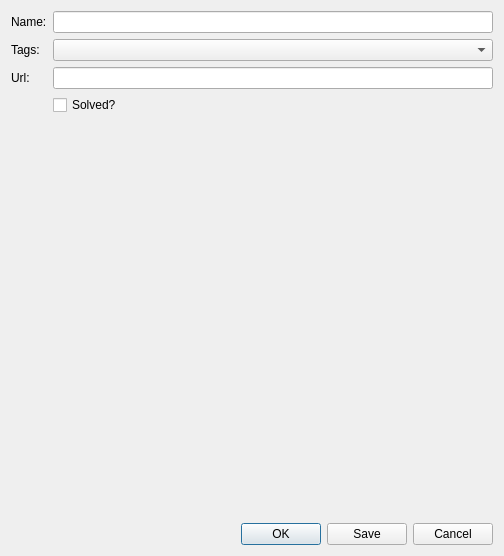
<?xml version="1.0" encoding="UTF-8"?>
<ui version="4.0">
 <class>ArxivConfirmD</class>
 <widget class="QDialog" name="ArxivConfirmD">
  <property name="geometry">
   <rect>
    <x>0</x>
    <y>0</y>
    <width>504</width>
    <height>556</height>
   </rect>
  </property>
  <property name="windowTitle">
   <string>Arxiv Confirm</string>
  </property>
  <layout class="QVBoxLayout" name="verticalLayout">
   <item>
    <layout class="QFormLayout" name="formLayout">
     <property name="fieldGrowthPolicy">
      <enum>QFormLayout::AllNonFixedFieldsGrow</enum>
     </property>
     <item row="0" column="0">
      <widget class="QLabel" name="nameLabel">
       <property name="text">
        <string>Name:</string>
       </property>
      </widget>
     </item>
     <item row="0" column="1">
      <widget class="QLineEdit" name="nameLineEdit"/>
     </item>
     <item row="1" column="0">
      <widget class="QLabel" name="tagsLabel">
       <property name="text">
        <string>Tags:</string>
       </property>
      </widget>
     </item>
     <item row="1" column="1">
      <widget class="MultiComboBox" name="tagsComboBox">
       <property name="sizePolicy">
        <sizepolicy hsizetype="Preferred" vsizetype="Preferred">
         <horstretch>0</horstretch>
         <verstretch>0</verstretch>
        </sizepolicy>
       </property>
      </widget>
     </item>
     <item row="2" column="0">
      <widget class="QLabel" name="urlLabel">
       <property name="text">
        <string>Url:</string>
       </property>
      </widget>
     </item>
     <item row="2" column="1">
      <widget class="QLineEdit" name="urlLineEdit"/>
     </item>
     <item row="3" column="0">
      <widget class="QLabel" name="statusLabel">
       <property name="text">
        <string/>
       </property>
      </widget>
     </item>
     <item row="3" column="1">
      <widget class="QCheckBox" name="checkBox">
       <property name="text">
        <string>Solved?</string>
       </property>
      </widget>
     </item>
    </layout>
   </item>
   <item>
    <widget class="WebViewerX" name="doc" native="true"/>
   </item>
   <item>
    <widget class="QDialogButtonBox" name="buttonBox">
     <property name="orientation">
      <enum>Qt::Horizontal</enum>
     </property>
     <property name="standardButtons">
      <set>QDialogButtonBox::Cancel|QDialogButtonBox::Ok|QDialogButtonBox::Save</set>
     </property>
    </widget>
   </item>
  </layout>
 </widget>
 <customwidgets>
  <customwidget>
   <class>MultiComboBox</class>
   <extends>QComboBox</extends>
   <header location="global">cchelper</header>
  </customwidget>
  <customwidget>
   <class>WebViewerX</class>
   <extends>QWidget</extends>
   <header location="global">cchelper.webviewer</header>
   <container>1</container>
  </customwidget>
 </customwidgets>
 <resources/>
 <connections>
  <connection>
   <sender>buttonBox</sender>
   <signal>accepted()</signal>
   <receiver>ArxivConfirmD</receiver>
   <slot>accept()</slot>
   <hints>
    <hint type="sourcelabel">
     <x>248</x>
     <y>254</y>
    </hint>
    <hint type="destinationlabel">
     <x>157</x>
     <y>274</y>
    </hint>
   </hints>
  </connection>
  <connection>
   <sender>buttonBox</sender>
   <signal>rejected()</signal>
   <receiver>ArxivConfirmD</receiver>
   <slot>reject()</slot>
   <hints>
    <hint type="sourcelabel">
     <x>316</x>
     <y>260</y>
    </hint>
    <hint type="destinationlabel">
     <x>286</x>
     <y>274</y>
    </hint>
   </hints>
  </connection>
 </connections>
</ui>
